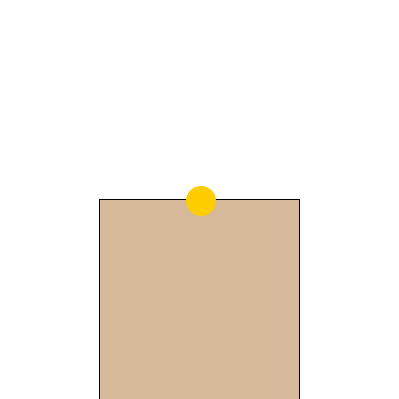
Frame 1 (no input)
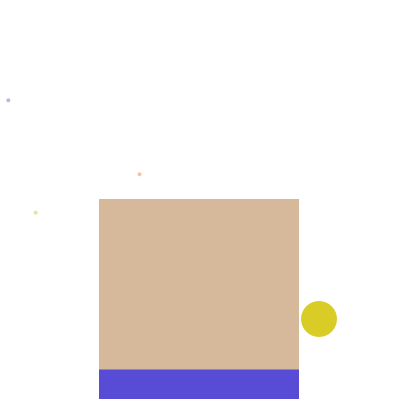
Frame 60 (the mouse pressed at the canvas centre just before this capture)
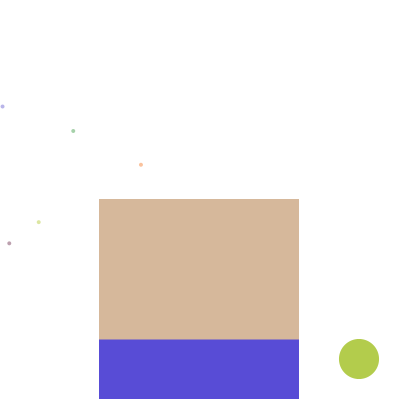
Frame 120 (the mouse held since frame 60 and released just before this capture)

The Processing sketch that drew these frames (run headless with seeded random() and noise(); from frame 60 on, the mouse is pressed at the canvas centre):

// Processing sketch: Harman_Panesar
// ── Harman_Panesar.pde

// Start of the code

float StudentPosX, StudentPosY;  // Position of the student (circle)
float InitialStudentSize = 30;         // Initial size of the student
float FinalStudentSize = 40;          // Target size when the student grows
float YellowToBlue = 0;   // Transition from yellow to blue color of student
color Initialcolor = color(255, 204, 0);  // Starting yellow color for the student
color Finalcolor = color(0, 204, 255);    // Ending blue color for the student 
float StudentParticleSpeedX = 2;           // Speed of student in X direction
float StudentParticleSpeedY = 2;           // Speed of student in Y direction
float GrowthRate = 0.1;        // Speed of the student's metamorphosis

float CupPosX, CupPosY;           // Position of the cup
float cupHeight = 0;              // Height of the fluid (knowledge) in the cup
boolean KnowledgeCup = true;      // Whether the cup is filling or not

// Particle system variables
ArrayList<Particle> particles;  // List to hold the particles
float particleSpeed = 0.1;      // Speed of particles

void setup() {
  size(399, 399);
  RedoScene();  // Initialize the scene
  particles = new ArrayList<Particle>();  // Initialize the particle list
}

void draw() {
  background(255);              // Start with a white background
  
  // Create and update particles
  for (int i = 0; i < particles.size(); i++) {
    Particle r = particles.get(i);
    r.update();
    r.display();
  }
  
  // Position the cup at the bottom center
  CupPosX = width / 2 - 100;  // Horizontal center (subtract half the cup's width)
  CupPosY = height - 200;     // Vertical position at the bottom
  
  fill(150, 75, 0, 100);        // color for the cup
  rect(CupPosX, CupPosY, 200, 200);  // Cup size
  
  // Draw the water level in the cup
  fill(0, 0, 255, 150);         // Semi-transparent blue color for the water
  rect(CupPosX, CupPosY + 200 - cupHeight, 200, cupHeight);  // Water filling up
  
  // Draw the engineering student (always a circle)
  moveStudent();
  
  // Gradually change the size of the student (circle grows)
  if (KnowledgeCup) {
    if (InitialStudentSize < FinalStudentSize) {
      InitialStudentSize += GrowthRate;  // Gradually increase the size
    }
  }
  
  // Change the color of the student gradually as the cup fills
  color currentColor = lerpColor(Initialcolor, Finalcolor, cupHeight / 200);  // Smooth color transition
  
  // Draw the engineering student as a circle
  fill(currentColor);           // Interpolated color
  noStroke();
  ellipse(StudentPosX, StudentPosY, InitialStudentSize, InitialStudentSize);
  
  // Gradually fill the cup with water as the student morphs
  if (KnowledgeCup) {
    cupHeight += 0.5;  // Gradually increase the water level
    if (cupHeight >= 200) {  // When the cup is full
      KnowledgeCup = false;
    }
  }

  // If the cup is full, stop the filling and the metamorphosis
  if (!KnowledgeCup) {
    // Once the scene finishes, reset everything for a loop
    if (cupHeight >= 200) {
      delay(100); // Pause before resetting the scene
       RedoScene();  // Reset everything
    }
  }

  // New particles to fill the background
  if (random(1) < 0.05) {
    particles.add(new Particle(random(width), random(height), random(-1, 1), random(-2, 2)));
  }
}

void moveStudent() {
  StudentPosX += StudentParticleSpeedX; // student randomly moved across screen
  StudentPosY += StudentParticleSpeedY; // student randomly moved across screen
  
  // reverses the student direction everytime in contact with screen 
  if (StudentPosX <= 0 || StudentPosX >= width) {
    StudentParticleSpeedX *= -1;  // Reverse direction on X axis
  }
  if (StudentPosY <= 0 || StudentPosY >= height) {
    StudentParticleSpeedY *= -1;  // Reverse direction on Y axis
  }
}

// Function to reset the scene for looping
void RedoScene() {
  StudentPosX = width / 2;         // Reset student position to the center
  StudentPosY = height / 2;
  InitialStudentSize = 30;             // Reset the student's size to initial value
  cupHeight = 0;                // Reset the water height in the cup
  KnowledgeCup = true;            // Begin filling the cup again
  particles = new ArrayList<Particle>(); // Reinitialize the particles list

  }


// Particle class to represent small moving particles
class Particle {
  float x, y;        // Position of the particle
  float ParticleSpeedX, ParticleSpeedY;   // Speed of the particle
  color col;         // color of the particle
  
  // Constructor
  Particle(float x, float y, float ParticleSpeedX, float ParticleSpeedY) {
    this.x = x;
    this.y = y;
    this.ParticleSpeedX = ParticleSpeedX;
    this.ParticleSpeedY = ParticleSpeedY;
    this.col = color(random(255), random(255), random(255), 100);  // Semi-transparent color
  }
  
  // Update the particle's position
  void update() {
    x += ParticleSpeedX * particleSpeed;
    y += ParticleSpeedY * particleSpeed;
    
    // Wrap the particles around the screen if they go off the edges
    if (x < 0) x = width;
    if (x > width) x = 0;
    if (y < 0) y = height;
    if (y > height) y = 0;
  }
  
  // Display the particle
  void display() {
    noStroke();
    fill(col);
    ellipse(x, y, 4, 4);  // Draw the particle as a small circle
  }
}

// End of the code
